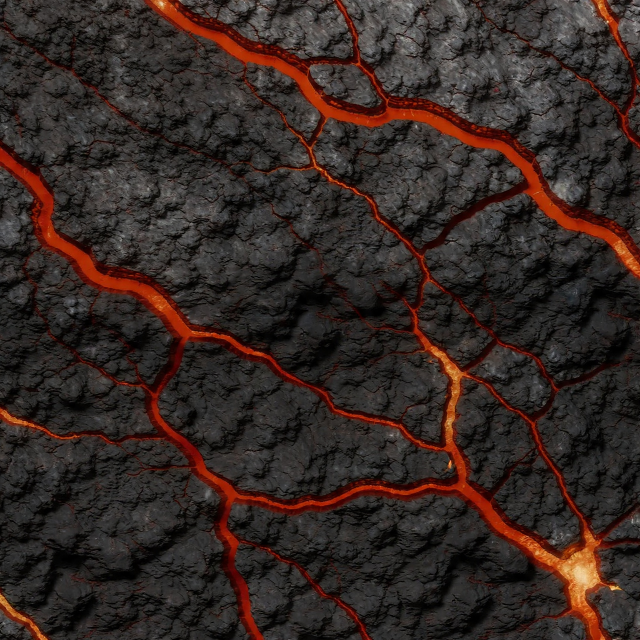
#> input picture Assets/camos/lava_camo_d513f853.jpg, 1280 x 1280 px, given in place of old_wall.png, which was not available (shown at 1/2 size)
$ python compose.py ../../../Assets/camos
#> lines starting #> are read from the running program, lines starting #| are printed output that depends on the picture
"""Label and arrange matched engine captures without changing their colours or lighting."""
from pathlib import Path
import sys
from PIL import Image, ImageDraw, ImageFont

ROOT = Path(sys.argv[1]).resolve()
OUT = ROOT / "output/asset-improvement-20261030/riverside-sandbags"
W = 750
WALL_H, DETAIL_H, HEAD, GAP, FOOT = 212, 475, 56, 12, 40
sheet = Image.new("RGB", (W * 2, HEAD + WALL_H + GAP + DETAIL_H + FOOT), (19, 21, 22))
d = ImageDraw.Draw(sheet)
font = ImageFont.truetype("C:/Windows/Fonts/arialbd.ttf", 27)
small = ImageFont.truetype("C:/Windows/Fonts/arial.ttf", 19)
for k, (variant, title) in enumerate((("old", "ORIGINAL"), ("new", "REWORKED"))):
    wall = Image.open(OUT / (variant + "_wall.png")).convert("RGB").crop((70, 300, 1450, 690)).resize((W, WALL_H), Image.Resampling.LANCZOS)
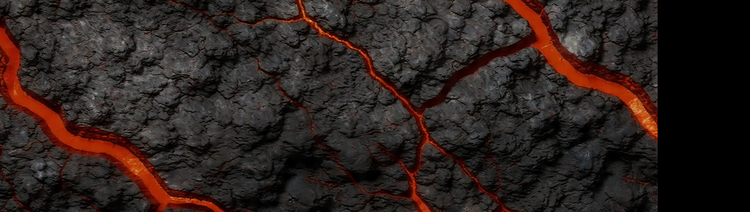
#> wall: PIL image 750x212 RGB; mean R, G, B 45.1, 34.2, 30.9
    detail = Image.open(OUT / (variant + "_detail.png")).convert("RGB").resize((W, DETAIL_H), Image.Resampling.LANCZOS)
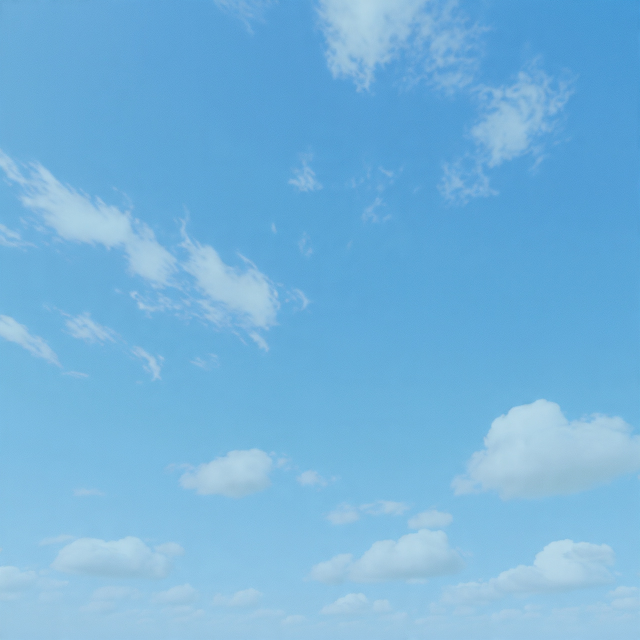
#> input picture Assets/camos/sky_camo_cdade087.jpg, 1280 x 1280 px, given in place of old_detail.png, which was not available (shown at 1/2 size)
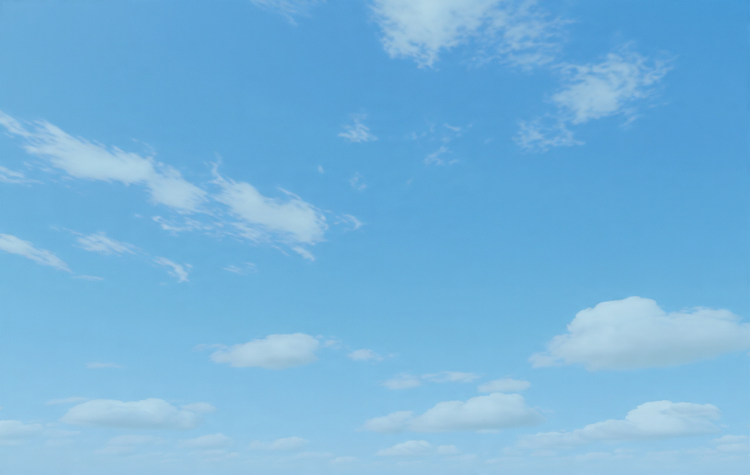
#> detail: PIL image 750x475 RGB; mean R, G, B 117.3, 179.3, 219.9
    sheet.paste(wall, (k * W, HEAD))
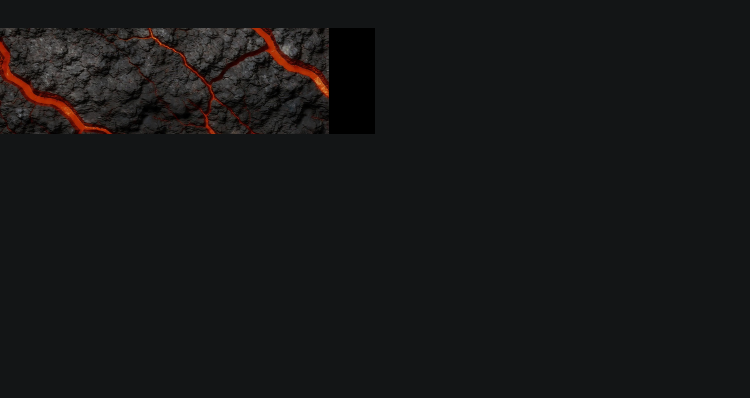
#> sheet: PIL image 1500x795 RGB (shown at 1/2 size); mean R, G, B 22.5, 22.8, 23.2
    sheet.paste(detail, (k * W, HEAD + WALL_H + GAP))
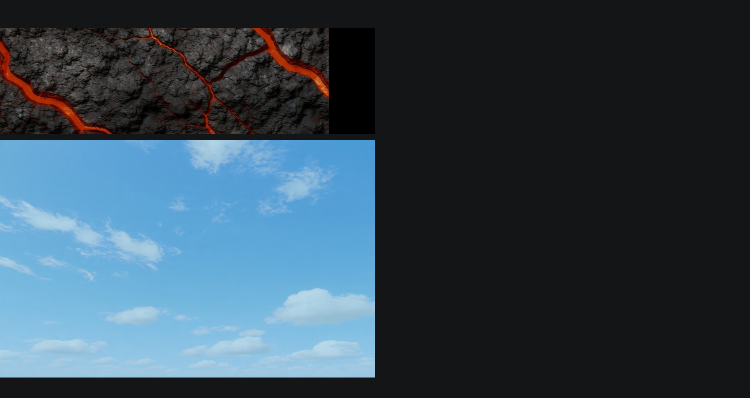
#> sheet: PIL image 1500x795 RGB (shown at 1/2 size); mean R, G, B 51.8, 70.1, 82.3
#> (the run stopped early here; a loop or call above may not have finished)
